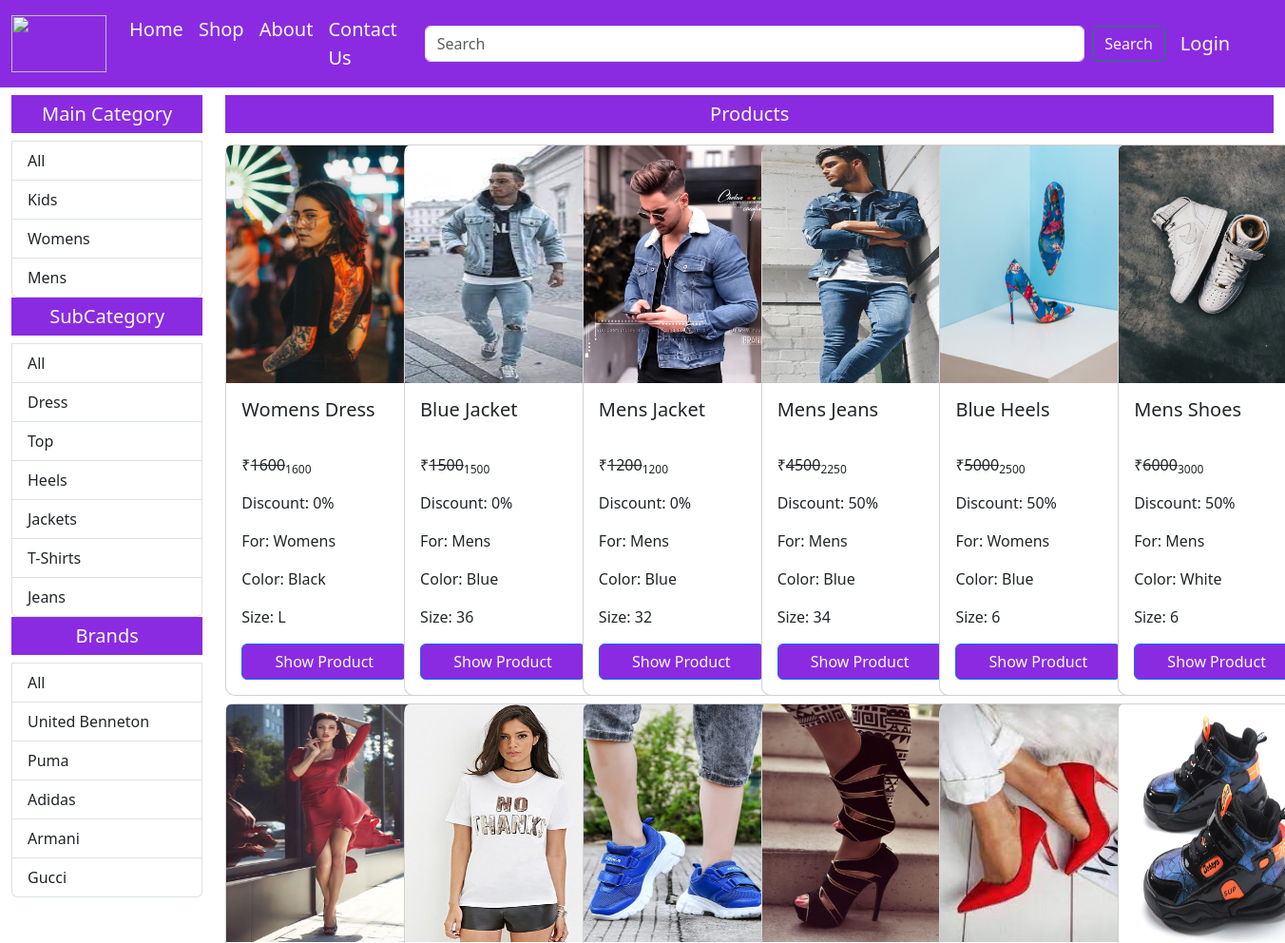
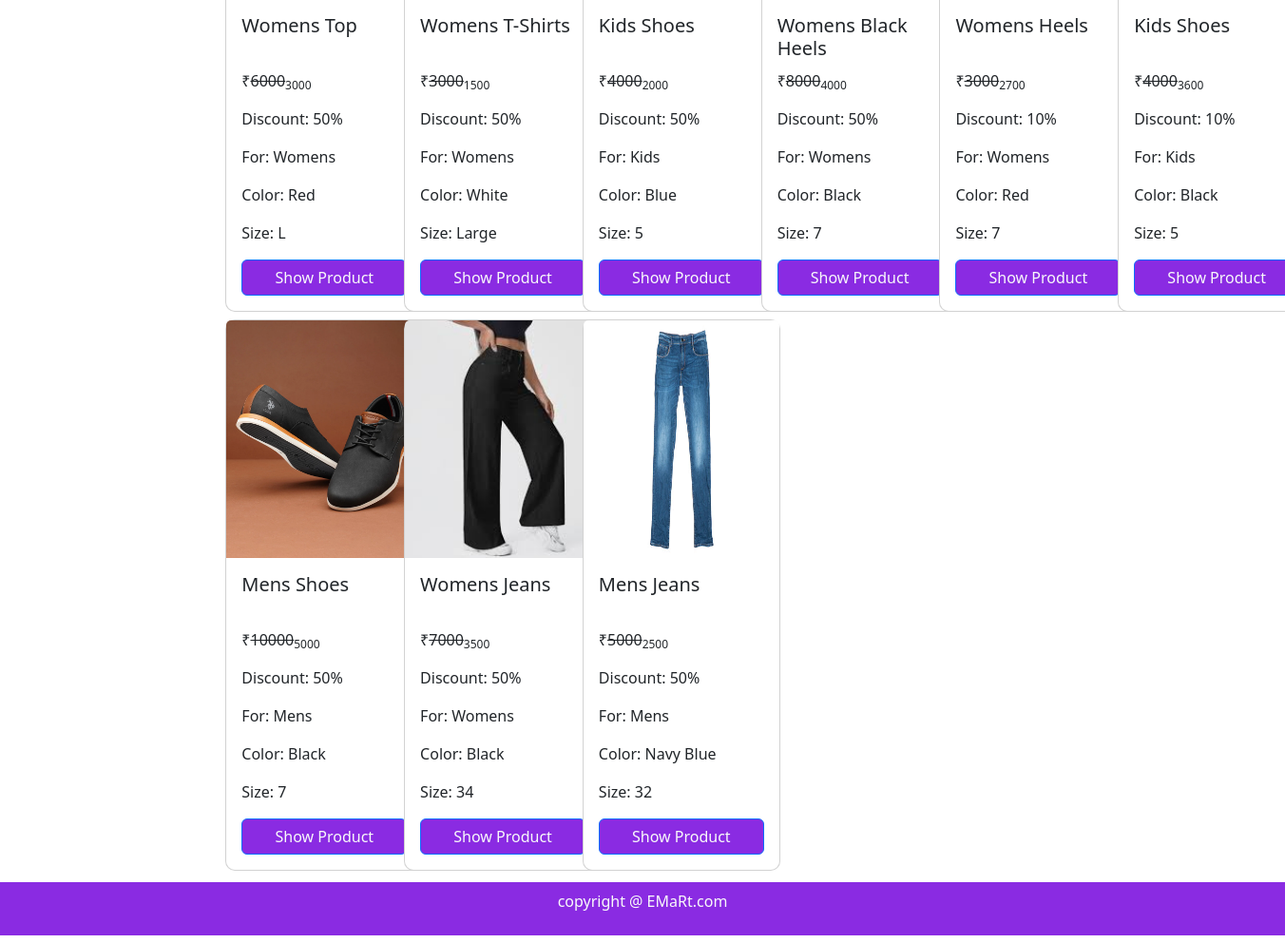
/shop/All/All/All/, run on the app's committed database (2 pictures, top to bottom).
### mainapp/models.py (models this page shows, shortened)
class MainCategory(models.Model):
    id=models.AutoField(primary_key=True)
    name=models.CharField(max_length=50)
    def __str__(self):
        return self.name

class SubCategory(models.Model):
    id=models.AutoField(primary_key=True)
    name=models.CharField(max_length=50)

class Brand(models.Model):
    id=models.AutoField(primary_key=True)
    name=models.CharField(max_length=50)

class Product(models.Model):
    id=models.AutoField(primary_key=True)
    name=models.CharField(max_length=150)
    maincategory=models.ForeignKey(MainCategory, on_delete=models.CASCADE)
    subcategory=models.ForeignKey(SubCategory, on_delete=models.CASCADE)
    brand=models.ForeignKey(Brand, on_delete=models.CASCADE)
    size=models.CharField(max_length=50)
    color=models.CharField(max_length=50)
    stock=models.CharField(max_length=50,default="In Stock",null=True,blank=True)
    description=models.TextField(default="This is the best Product",null=True,blank=True)
    baseprice=models.IntegerField()
    discount=models.IntegerField(default=0,blank=True,null=True)
    finalprice=models.IntegerField()
    pic1=models.ImageField(upload_to="upload",default="", height_field=None, width_field=None, null=True,blank=True)
    pic2=models.ImageField(upload_to="upload",default="" ,height_field=None, width_field=None, null=True,blank=True)

### mainapp/views.py (the view)
# urls.py: path("shop/",views.shop),
def shop(Request,mc,sc,br):
    if (mc=="All" and sc=="All" and br=="All"):
        data=Product.objects.all().order_by('id').reverse()
    elif(mc!="All" and sc=="All" and br=="All"):
        data=Product.objects.filter(maincategory=MainCategory.objects.get(name=mc)).order_by('id').reverse()
    elif(mc=="All" and sc!="All" and br=="All"):
        data=Product.objects.filter(subcategory=SubCategory.objects.get(name=sc)).order_by('id').reverse()
    elif(mc=="All" and sc=="All" and br!="All"):
        data=Product.objects.filter(brand=Brand.objects.get(name=br)).order_by('id').reverse()
    elif(mc!="All" and sc!="All" and br=="All"):
        data=Product.objects.filter(maincategory=MainCategory.objects.get(name=mc),subcategory=SubCategory.objects.get(name=sc)).order_by('id').reverse()
    elif(mc!="All" and sc!="All" and br!="All"):
        data=Product.objects.filter(maincategory=MainCategory.objects.get(name=mc),subcategory=SubCategory.objects.get(name=sc),brand=Brand.objects.get(name=br)).order_by('id').reverse()
    elif(mc=="All" and sc!="All" and br!="All"):
        data=Product.objects.filter(subcategory=SubCategory.objects.get(name=sc),brand=Brand.objects.get(name=br)).order_by('id').reverse()
    elif(mc!="All" and sc=="All" and br!="All"):
        data=Product.objects.filter(maincategory=MainCategory.objects.get(name=sc),brand=Brand.objects.get(name=br)).order_by('id').reverse()
    maincategory=MainCategory.objects.all().order_by('id').reverse()
    subcategory=SubCategory.objects.all().order_by('id').reverse()
    brand=Brand.objects.all().order_by('id').reverse()
    return render(Request,"shop.html",{"data":data,"mc":mc,'br':br,'sc':sc,"maincategory":maincategory,'subcategory':subcategory,'brand':brand})

### mainapp/templates/shop.html (shortened to what this page needs)
{% extends 'index.html' %}
    {% block content %}
    <div class="container-fluid">
        <div class="row my-2">
            <div class="col-lg-2 col-md-3 col-sm-6 col-12">
                <div class="list-group">
                    <h5 class="background text-center text-light p-2">Main Category</h5>
                    <a href="/shop/All/{{sc}}/{{br}}/" class="list-group-item list-group-item-action">All</a>
                    {% for i in maincategory %}
                    <a href="/shop/{{i.name}}/{{sc}}/{{br}}/" class="list-group-item list-group-item-action">{{i.name}}</a>
                    {% endfor %}
                </div>
                <div class="list-group">
                    <h5 class="background text-center text-light p-2">SubCategory</h5>
                    <a href="/shop/{{mc}}/All/{{br}}/" class="list-group-item list-group-item-action">All</a>
                    {% for i in subcategory %}
                    <a href="/shop/{{mc}}/{{i.name}}/{{br}}/" class="list-group-item list-group-item-action">{{i.name}}</a>
                    {% endfor %}
                </div>
                <div class="list-group">
                    <h5 class="background text-center text-light p-2">Brands</h5>
                    <a href="/shop/{{mc}}/{{sc}}/All/" class="list-group-item list-group-item-action">All</a>
                    {% for i in brand %}
                    <a href="/shop/{{mc}}/{{sc}}/{{i.name}}/" class="list-group-item list-group-item-action">{{i.name}}</a>
                    {% endfor %}
                </div>
            </div>
            <div class="col-lg-10 col-md-9 col-sm-6 col-12">
                <h5 class="background text-center text-light p-2" >Products</h5>
                <div class="row">
                    {% for i in data %}
                    <div class="col-xl-2 col-lg-2 col-md-3 col-12">
                        <div class="card my-1" style="width: 13rem;">
                            <img src= "{{i.pic1.url}}" height="250px" class="card-img-top" alt="...">
                            <div class="card-body">
                              <h5 class="card-title">{{i.name}}</h5>
                              <p class="card-text">&#8377;<del>{{i.baseprice}}</del><sub>{{i.finalprice}}</sub></p>
                              <p class="card-text">Discount: {{i.discount}}%</p>
                              <p class="card-text">For: {{i.maincategory}}</p>
                              <p class="card-text">Color: {{i.color}}</p>
                              <p class="card-text">Size: {{i.size}}</p>
                              <a href="/singleproduct/{{i.id}}/" class="btn btn-primary background text-light w-100">Show Product</a>
                            </div>
                        </div>
                    </div>
                    {% endfor %}
                </div>
            </div>
        </div>
    </div>
    {% endblock content %}

### mainapp/templates/index.html (shortened to what this page needs)
{% load static %}
<!DOCTYPE html>
<html lang="en">
<head>
    <link href="https://cdn.jsdelivr.net/npm/bootstrap@5.3.3/dist/css/bootstrap.min.css" rel="stylesheet">
    <link rel="stylesheet" href="{% static 'css/style.css' %}">
    <link rel="stylesheet" href="https://cdn.jsdelivr.net/npm/bootstrap-icons@1.11.3/font/bootstrap-icons.min.css">
</head>
<body>
    {% block navmenu %}
    <nav class="navbar navbar-expand-lg background text-light sticky-top">
        <div class="container-fluid fs-5">
          <a class="navbar-brand text-light " href="/"><img src="../static/images/logo.png" height="60px" width="100px" alt=""></a>
          <div class="collapse navbar-collapse" id="navbarSupportedContent">
            <ul class="navbar-nav me-auto mb-2 mb-lg-0">
              <li class="nav-item">
                <a class="nav-link active text-light" aria-current="page" href="/">Home</a>
              </li>
              <li class="nav-item">
                <a class="nav-link text-light" href="/shop/All/All/All/">Shop</a>
              </li>
              <li class="nav-item">
                <a class="nav-link text-light" href="#">About</a>
              </li>
              <li class="nav-item">
                <a class="nav-link text-light" href="#">Contact Us</a>
              </li>
            </ul>
            <form class="d-flex" style="width:50rem;" role="search" action="/search/" method="post">
              <input class="form-control me-2" type="search" name="search" placeholder="Search" aria-label="Search">
              <button class="btn btn-outline-success text-light" type="submit">Search</button>
            </form>
           {% if request.user.is_authenticated %}
            <ul class="navbar-nav mb-2 me-5 mb-lg-0 ms-2">
                <li class="nav-item dropdown">
                  <a class="nav-link text-light dropdown-toggle" href="#" role="button" data-bs-toggle="dropdown" data-bs-display="static"  aria-expanded="false">
                    {{request.user.username}}
                  </a>
                  <ul class="dropdown-menu dropdown-menu-end">
                    <li><a class="dropdown-item" href="/profile/">Profile</a></li>
                    <li><a class="dropdown-item" href="/cart/">Cart</a></li>
                    <li><a class="dropdown-item" href="/logout/">Logout</a></li>
                  </ul>
                </li>
                {% else %}
                <li class="nav-link me-5 ms-3">
                    <a class="nav-link text-light" href="/login/">Login</a>
                </li>
                {% endif %}
            </div>
        </div>
      </nav>
      {% endblock navmenu %}
      {% block content %}{% endblock content %}
    {% block footer %}
<footer>
    <div class="background text-center text-light p-2 my-2 ">
        <p>copyright @ EMaRt.com</p>
    </div>
</footer>
{% endblock footer %}
</body>
</html>

### mainapp/static/css/style.css (style rules this page uses)
.background { background-color: rgb(138, 43, 226); }
.card { border-radius: 10px; }
.card-title { height:50px; }

### data on the page
MainCategory: name "Kids"
MainCategory: name "Womens"
MainCategory: name "Mens"
SubCategory: name "Dress"
SubCategory: name "Top"
SubCategory: name "Heels"
SubCategory: name "Jackets"
SubCategory: name "T-Shirts"
SubCategory: name "Jeans"
Brand: name "United Benneton"
Brand: name "Puma"
Brand: name "Adidas"
Brand: name "Armani"
Brand: name "Gucci"
Product: pic1 (picture), name "Womens Dress", baseprice "1600", finalprice "1600", discount "0", maincategory "Womens", color "Black", size "L"
Product: pic1 (picture), name "Blue Jacket", baseprice "1500", finalprice "1500", discount "0", maincategory "Mens", color "Blue", size "36"
Product: pic1 (picture), name "Mens Jacket", baseprice "1200", finalprice "1200", discount "0", maincategory "Mens", color "Blue", size "32"
Product: pic1 (picture), name "Mens Jeans", baseprice "4500", finalprice "2250", discount "50", maincategory "Mens", color "Blue", size "34"
Product: pic1 (picture), name "Blue Heels", baseprice "5000", finalprice "2500", discount "50", maincategory "Womens", color "Blue", size "6"
Product: pic1 (picture), name "Mens Shoes", baseprice "6000", finalprice "3000", discount "50", maincategory "Mens", color "White", size "6"
Product: pic1 (picture), name "Womens Top", baseprice "6000", finalprice "3000", discount "50", maincategory "Womens", color "Red", size "L"
Product: pic1 (picture), name "Womens T-Shirts", baseprice "3000", finalprice "1500", discount "50", maincategory "Womens", color "White", size "Large"
Product: pic1 (picture), name "Kids Shoes", baseprice "4000", finalprice "2000", discount "50", maincategory "Kids", color "Blue", size "5"
Product: pic1 (picture), name "Womens Black Heels", baseprice "8000", finalprice "4000", discount "50", maincategory "Womens", color "Black", size "7"
Product: pic1 (picture), name "Womens Heels", baseprice "3000", finalprice "2700", discount "10", maincategory "Womens", color "Red", size "7"
Product: pic1 (picture), name "Kids Shoes", baseprice "4000", finalprice "3600", discount "10", maincategory "Kids", color "Black", size "5"
Product: pic1 (picture), name "Mens Shoes", baseprice "10000", finalprice "5000", discount "50", maincategory "Mens", color "Black", size "7"
Product: pic1 (picture), name "Womens Jeans", baseprice "7000", finalprice "3500", discount "50", maincategory "Womens", color "Black", size "34"
Product: pic1 (picture), name "Mens Jeans", baseprice "5000", finalprice "2500", discount "50", maincategory "Mens", color "Navy Blue", size "32"
